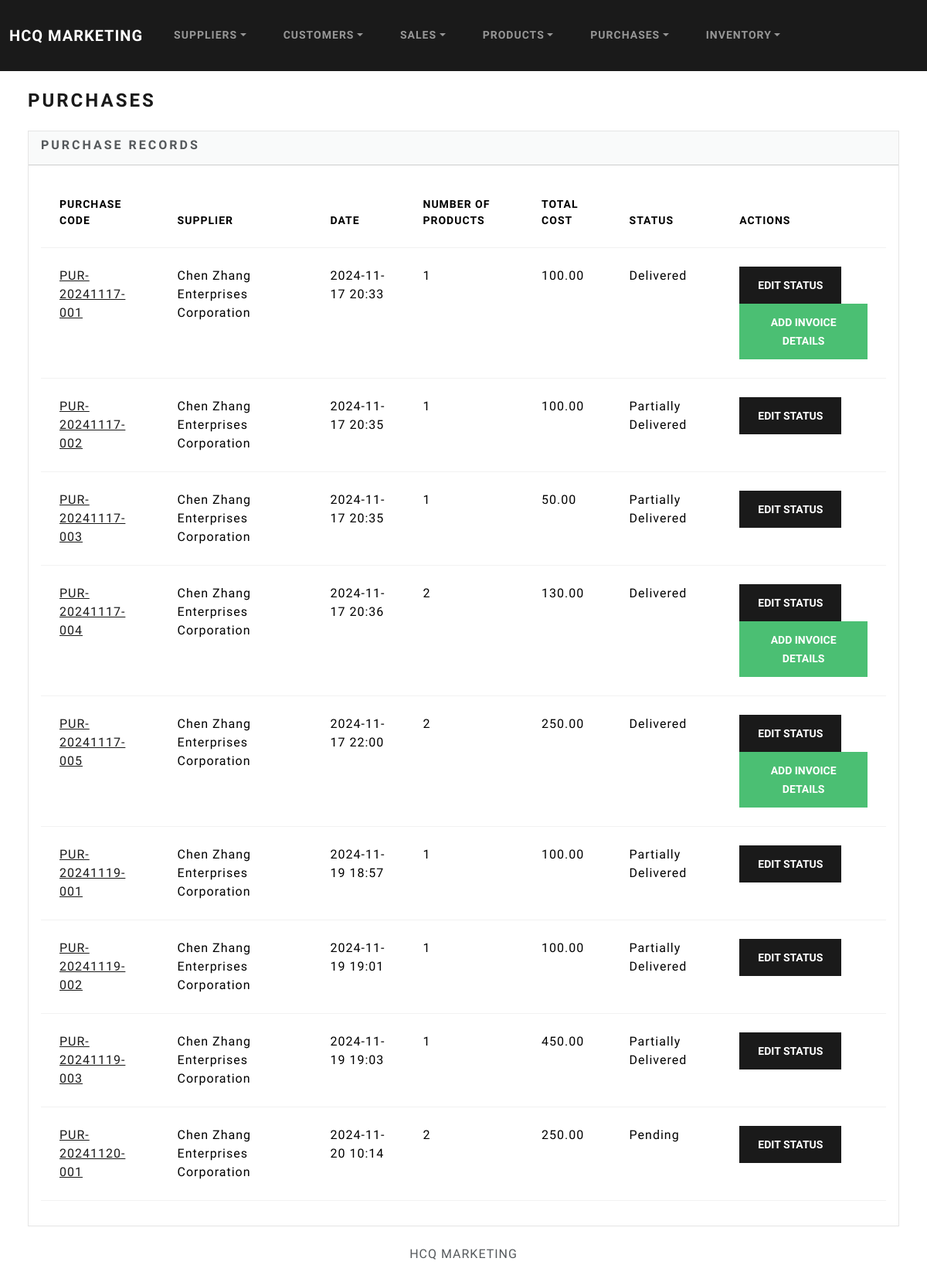
Before: /purchases/ with the older database file.
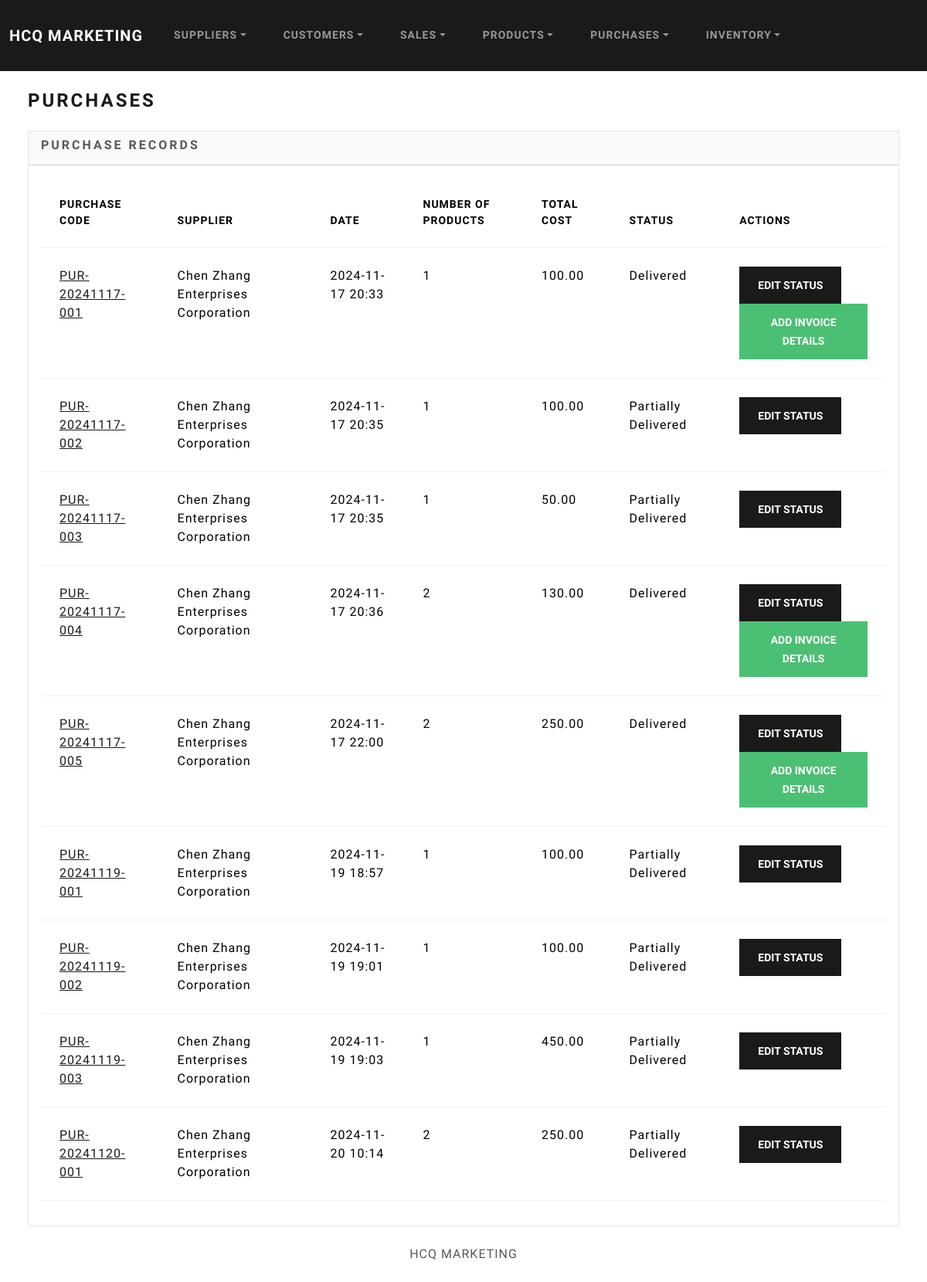
After: the same page with the newer database file.
### purchases/models.py (models this page shows, shortened)
class Purchase(models.Model):
    STATUS_CHOICES = [
        ('Pending', 'Pending'),
        ('Partially Delivered', 'Partially Delivered'),
        ('Delivered', 'Delivered'),
        ('Cancelled', 'Cancelled'),
    ]
    supplier = models.ForeignKey(Supplier, on_delete=models.CASCADE, related_name='purchases')
    date = models.DateTimeField(auto_now_add=True)
    total_cost = models.DecimalField(max_digits=10, decimal_places=2, default=0.00)
    purchase_code = models.CharField(max_length=20, unique=True, editable=False, blank=True)
    status = models.CharField(max_length=20, choices=STATUS_CHOICES, default='Pending')

### suppliers/models.py (models this page shows, shortened)
class Supplier(models.Model):
    first_name = models.CharField(max_length=50)
    last_name = models.CharField(max_length=50)
    supplier_hardware = models.CharField(max_length=50)
    email = models.EmailField(max_length=100)
    address = models.CharField(max_length=100)
    contact_num = models.CharField(max_length=15)
    dateStart = models.DateField("Date Started")
    dateEdit = models.DateTimeField(default=timezone.now)

### purchases/views.py (the view)
# urls.py: path('purchases/', views.purchase_index, name='purchase_index'),
def purchase_index(request):
    purchases = Purchase.objects.annotate(product_count=Count('items'))
    for purchase in purchases:
        for item in purchase.items.all():
            item.remaining_quantity = item.quantity - item.delivered_quantity
    return render(request, 'purchases/index.html', {'purchases': purchases})

### purchases/templates/purchases/index.html (shortened to what this page needs)
{% extends "base.html" %}
{% block body %}
<h3 class="m-4">Purchases</h3>
<div class="row">
    <div class="col-12">
        {% if purchases %}
        <div class="card bg-light ms-4 me-4 mb-4">
            <div class="card-header">
                <h5 class="card-title">Purchase Records</h5>
            </div>
            <div class="card-body">
                <div class="table-responsive">
                    <table class="table table-hover">
                        <thead>
                            <tr>
                                <th scope="col">Purchase Code</th>
                                <th scope="col">Supplier</th>
                                <th scope="col">Date</th>
                                <th scope="col">Number of Products</th>
                                <th scope="col">Total Cost</th>
                                <th scope="col">Status</th>
                                <th scope="col">Actions</th>
                            </tr>
                        </thead>
                        <tbody>
                            {% for purchase in purchases %}
                            <tr>
                                <td><a href="{% url 'purchases:purchase_detail' purchase.id %}">{{ purchase.purchase_code }}</a></td>
                                <td>{{ purchase.supplier.supplier_hardware }}</td>
                                <td>{{ purchase.date|date:"Y-m-d H:i" }}</td>
                                <td>{{ purchase.product_count }}</td>
                                <td>{{ purchase.total_cost }}</td>
                                <td><span>{{ purchase.status }}</span></td>
                                <td>
                                    <button class="btn btn-primary" data-bs-toggle="modal" data-bs-target="#editStatusModal{{ purchase.id }}">
                                        Edit Status
                                    </button>
                                    {% if purchase.status == 'Delivered' and not purchase.invoice %}
                                        <button class="btn btn-success" data-bs-toggle="modal" data-bs-target="#addInvoiceModal{{ purchase.id }}">
                                            Add Invoice Details
                                        </button>
                                    {% endif %}
                                </td>
                            </tr>
                            {% endfor %}
                        </tbody>
                    </table>
                </div>
            </div>
        </div>
        {% else %}
        <h5 class="alert alert-primary ms-4 me-4">No Purchase Records</h5>
        {% endif %}
    </div>
</div>
{% endblock %}

Changed rows visible on the page:
changed Purchase "PUR-20241120-001": status "Pending" → "Partially Delivered"
